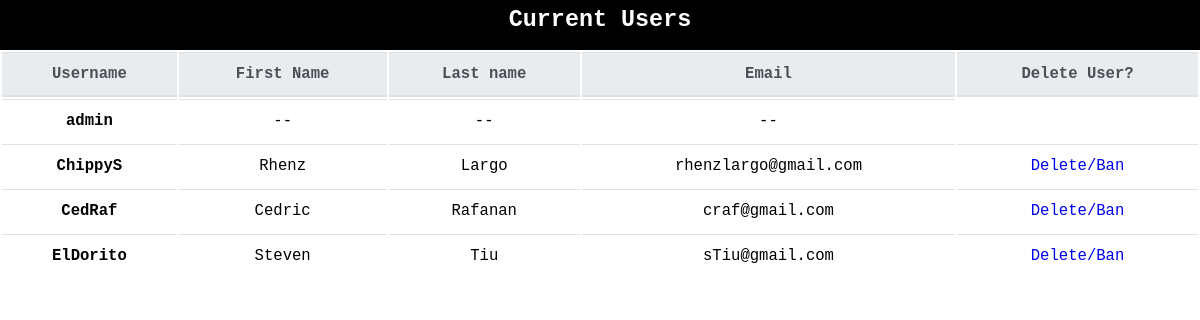
/Admin/admin-edit-users.php, run on the app's committed database.
### tables this page shows
CREATE TABLE `account_details` (
  `ID` int(11) NOT NULL,
  `Fname` varchar(50) NOT NULL,
  `Lname` varchar(50) NOT NULL,
  `Username` varchar(50) NOT NULL,
  `Email` varchar(50) NOT NULL,
  `Password` varchar(50) NOT NULL
);

### Admin/admin-edit-users.php (the view, shortened to what this page needs)
<!DOCTYPE html>
<html>
<head>
  <link href="style-admin-edit-users.css" rel="stylesheet" type="text/css" />
</head>
<body>
    <div class="header-box">
        <a href = "admin-index.html"><h2>Current Users</h2></a>
    </div>
    <table class = "table">
        <thead class = "thead-light">
            <tr>
                <th scope = "col">Username</th>
                <th scope = "col">First Name</th>
                <th scope = "col">Last name </th>
                <th scope = "col">Email</th>
                <th scope = "col">Delete User?</th>
            </tr>
        </thead>
        <tbody>
            <?php
                include '../signup-dbcon.php';
                $getdata = "SELECT * FROM account_details";
                $result = mysqli_query($con, $getdata);
                while($data = mysqli_fetch_assoc($result)){
                    if($data['Username'] == 'admin'){
                        echo "<tr>";
                        echo  "<th scope =\"row\">" .$data['Username']. "</th>";
                        echo "<td>" .$data['Fname'];
                        echo "<td>" .$data['Lname'];
                        echo "<td>" .$data['Email'];
                        echo "</tr>";
                    }else{
                        echo "<tr>";
                        echo  "<th scope =\"row\">" .$data['Username']. "</th>";
                        echo "<td>" .$data['Fname'];
                        echo "<td>" .$data['Lname'];
                        echo "<td>" .$data['Email'];
                        echo "<td><a href=\"admin-code.php?useremail=" . $data['Email'] . "\">Delete/Ban</a></td>";
                        echo "</tr>";
                    }
                }
            ?>
</body>
</html>

### Admin/style-admin-edit-users.css (style rules this page uses)
* { list-style: none; text-decoration: none; margin: 0; padding: 0; box-sizing: border-box; }
body { margin: 0rem; font-family: monospace; font-size: 120%; }
h1, h2, h3, h4, h5 { margin: 0px; }
.header-box { box-sizing: border-box; border: 2px solid black; background-color: black; height: 50px; text-align: center; }
.header-box h2 { color: white; margin-top: 5px; }
.table { width: 100%; max-width: 100%; margin-bottom: 1rem; background-color: transparent; }
.table th, .table td { text-align: center; padding: 0.75rem; vertical-align: top; border-top: 1px solid #dee2e6; }
.table thead th { vertical-align: bottom; border-bottom: 2px solid #dee2e6; }
.table .thead-light th { color: #495057; background-color: #e9ecef; border-color: #dee2e6; }

### data on the page
account_details: Username "admin", Fname "--", Lname "--", Email "--"
account_details: Username "ChippyS", Fname "Rhenz", Lname "Largo", Email "rhenzlargo@gmail.com"
account_details: Username "CedRaf", Fname "Cedric", Lname "Rafanan", Email "craf@gmail.com"
account_details: Username "ElDorito", Fname "Steven", Lname "Tiu", Email "sTiu@gmail.com"
